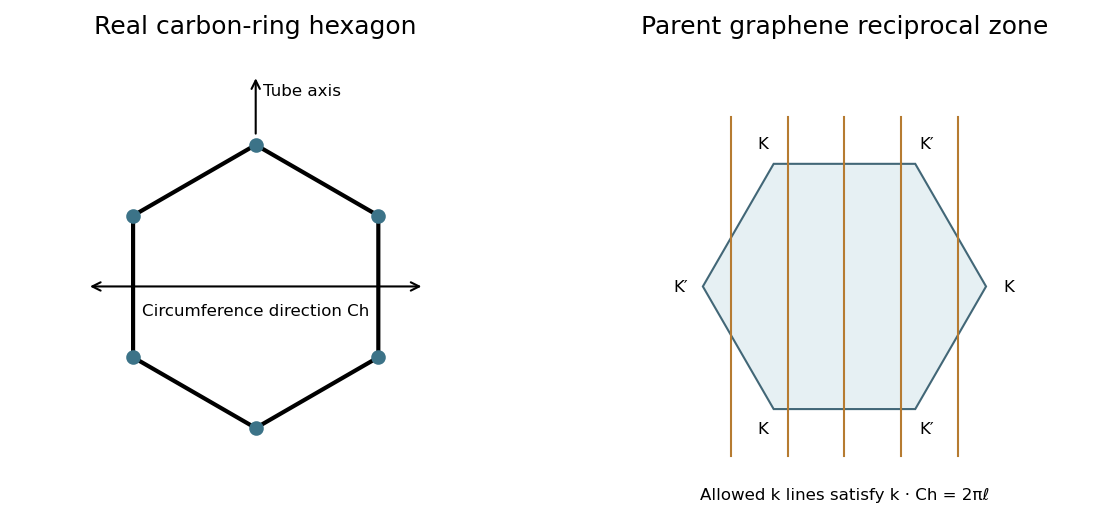

Here is the Python script that generated this plot:
"""Original explanatory figure; Python 3.14, matplotlib 3.10, numpy 2.3. Writes a basename PNG to cwd, normally mirrored _media."""
from pathlib import Path
import numpy as np
import matplotlib
matplotlib.use('Agg')
import matplotlib.pyplot as plt
from matplotlib.patches import Circle,Rectangle,Polygon,Arc
plt.rcParams.update({'font.size':10,'figure.facecolor':'white','axes.facecolor':'white'})

fig,axs=plt.subplots(1,2,figsize=(8,3.6));th=np.arange(6)*np.pi/3+np.pi/6;ax=axs[0];xy=np.c_[np.cos(th),np.sin(th)];ax.add_patch(Polygon(xy,fill=False,lw=2));ax.scatter(xy[:,0],xy[:,1],color='#3c7388');ax.annotate('',xy=(1.2,0),xytext=(-1.2,0),arrowprops={'arrowstyle':'<->'});ax.text(0,-.2,'Circumference direction Ch',ha='center',fontsize=8);ax.annotate('',xy=(0,1.5),xytext=(0,1.05),arrowprops={'arrowstyle':'->'});ax.text(.05,1.35,'Tube axis',fontsize=8);ax.set(xlim=(-1.7,1.7),ylim=(-1.6,1.7),aspect='equal',title='Real carbon-ring hexagon');ax.axis('off')
ax=axs[1];th=np.arange(6)*np.pi/3;xy=np.c_[np.cos(th),np.sin(th)];ax.add_patch(Polygon(xy,facecolor='#e6f0f3',edgecolor='#426777'))
for x in [-.8,-.4,0,.4,.8]:ax.plot([x,x],[-1.2,1.2],color='#b67b31',lw=1)
for i,(x,y) in enumerate(xy):ax.text(x*1.16,y*1.16,'K' if i%2==0 else "K′",ha='center',va='center',fontsize=8)
ax.text(0,-1.5,'Allowed k lines satisfy k · Ch = 2πℓ',ha='center',fontsize=8);ax.set(xlim=(-1.7,1.7),ylim=(-1.6,1.7),aspect='equal',title='Parent graphene reciprocal zone');ax.axis('off');fig.tight_layout()

fig.savefig(Path(__file__).with_suffix('.png').name,dpi=150,facecolor='white',bbox_inches='tight');plt.close(fig)
